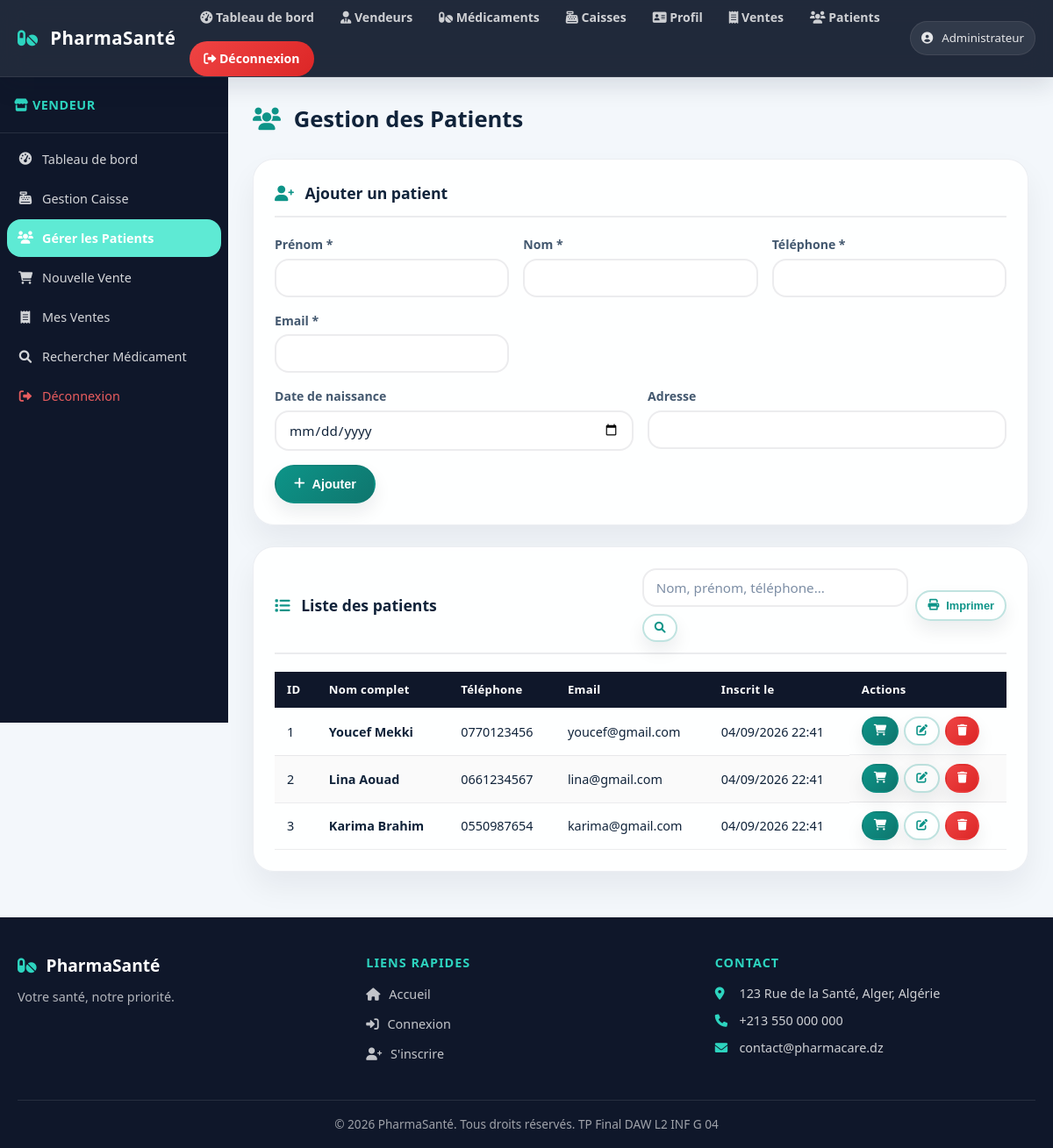
The app's page /gestion_patient.php (signed in) with its own data.
### tables this page shows
CREATE TABLE `patient` (
    `id` INT NOT NULL AUTO_INCREMENT,
    `nom` VARCHAR(100) NOT NULL,
    `prenom` VARCHAR(100) NOT NULL,
    `telephone` VARCHAR(20) NOT NULL,
    `email` VARCHAR(100) NOT NULL,
    `password` VARCHAR(255) NOT NULL,
    `adresse` TEXT,
    `date_naissance` DATE,
    `date_creation` TIMESTAMP DEFAULT CURRENT_TIMESTAMP,
    PRIMARY KEY (`id`),
    UNIQUE KEY `uq_patient_email` (`email`)
);

CREATE TABLE `site_profile` (
    `id` TINYINT UNSIGNED NOT NULL,
    `full_name` VARCHAR(150) NOT NULL,
    `phone` VARCHAR(30) NOT NULL,
    `email` VARCHAR(150) NOT NULL,
    `location` VARCHAR(200) NOT NULL,
    `bio` VARCHAR(500) NOT NULL,
    `photo_path` VARCHAR(255) DEFAULT NULL,
    `updated_at` TIMESTAMP DEFAULT CURRENT_TIMESTAMP ON UPDATE CURRENT_TIMESTAMP,
    PRIMARY KEY (`id`)
);

### includes/functions.php (called while the page is built, shortened)
<?php
function h($data) {
    return htmlspecialchars($data, ENT_QUOTES, 'UTF-8');
}
function getSiteProfile($conn) {
    $create = $conn->query("CREATE TABLE IF NOT EXISTS site_profile (
        id TINYINT UNSIGNED NOT NULL PRIMARY KEY,
        full_name VARCHAR(150) NOT NULL,
        phone VARCHAR(30) NOT NULL,
        email VARCHAR(150) NOT NULL,
        location VARCHAR(200) NOT NULL,
        bio VARCHAR(500) NOT NULL,
        photo_path VARCHAR(255) DEFAULT NULL,
        updated_at TIMESTAMP DEFAULT CURRENT_TIMESTAMP ON UPDATE CURRENT_TIMESTAMP
    ) ENGINE=InnoDB DEFAULT CHARSET=utf8mb4 COLLATE=utf8mb4_unicode_ci");
    $result = $conn->query("SELECT * FROM site_profile WHERE id=1");
    if ($result && ($row = $result->fetch_assoc())) {
        return $row;
    }
    $defaults = array(
        'full_name' => 'PharmaSanté',
        'phone' => '+213 550 000 000',
        'email' => 'contact@pharmacare.dz',
        'location' => '123 Rue de la Santé, Alger, Algérie',
        'bio' => 'Votre santé, notre priorité.',
        'photo_path' => null
    );
    return $defaults;
}
function formatDate($datetime) {
    $ts = strtotime($datetime);
    return date('d/m/Y H:i', $ts);
}
?>

### gestion_patient.php (the view, shortened to what this page needs)
<!DOCTYPE html>
<html lang="fr">
<head>
    <link rel="stylesheet" href="https://cdnjs.cloudflare.com/ajax/libs/font-awesome/6.0.0-beta3/css/all.min.css">
    <link rel="stylesheet" href="style.css">
</head>
<body class="dashboard-page">
<?php
require_once 'config/database.php';
require_once 'includes/functions.php';
include 'header.php';
$search = trim($_GET['search'] ?? '');
if ($search) {
    $like = '%' . $search . '%';
    $stmt = $conn->prepare("SELECT * FROM patient WHERE nom LIKE ? OR prenom LIKE ? OR telephone LIKE ? ORDER BY date_creation DESC");
    $stmt->bind_param("sss", $like, $like, $like);
    $stmt->execute();
    $result = $stmt->get_result();
} else {
    $result = mysqli_query($conn, "SELECT * FROM patient ORDER BY date_creation DESC");
}
?>
<div class="dashboard-layout">
    <aside class="sidebar">
        <div class="sidebar-header"><i class="fas fa-store"></i> Vendeur</div>
        <nav class="sidebar-nav">
            <a href="vendeur_dashboard.php"><i class="fas fa-tachometer-alt"></i> Tableau de bord</a>
            <a href="caisse_operation.php"><i class="fas fa-cash-register"></i> Gestion Caisse</a>
            <a href="gestion_patient.php" class="active"><i class="fas fa-users"></i> Gérer les Patients</a>
            <a href="ajouter_vente.php"><i class="fas fa-shopping-cart"></i> Nouvelle Vente</a>
            <a href="mes_ventes.php"><i class="fas fa-receipt"></i> Mes Ventes</a>
            <a href="recherche_medicament.php"><i class="fas fa-search"></i> Rechercher Médicament</a>
            <a href="logout.php" class="sidebar-logout"><i class="fas fa-sign-out-alt"></i> Déconnexion</a>
        </nav>
    </aside>
    <main class="dashboard-main">
        <div class="page-header"><h1><i class="fas fa-users"></i> Gestion des Patients</h1></div>
        <div class="section-card">
            <div class="section-card-header"><h2><i class="fas fa-user-plus"></i> Ajouter un patient</h2></div>
            <form method="POST">
                <div class="form-row">
                    <div class="form-group"><label>Prénom *</label><input type="text" name="prenom" class="form-input" required></div>
                    <div class="form-group"><label>Nom *</label><input type="text" name="nom" class="form-input" required></div>
                    <div class="form-group"><label>Téléphone *</label><input type="text" name="telephone" class="form-input" required></div>
                    <div class="form-group"><label>Email *</label><input type="email" name="email" class="form-input" required></div>
                </div>
                <div class="form-row">
                    <div class="form-group"><label>Date de naissance</label><input type="date" name="date_naissance" class="form-input"></div>
                    <div class="form-group"><label>Adresse</label><input type="text" name="adresse" class="form-input"></div>
                </div>
                <button type="submit" class="btn btn-primary"><i class="fas fa-plus"></i> Ajouter</button>
            </form>
        </div>
        <div class="section-card">
            <div class="section-card-header">
                <h2><i class="fas fa-list"></i> Liste des patients</h2>
                <div class="header-actions">
                    <form method="GET" class="search-form">
                        <input type="text" name="search" class="form-input" placeholder="Nom, prénom, téléphone..." value="<?php echo h($search); ?>">
                        <button type="submit" class="btn btn-outline btn-sm"><i class="fas fa-search"></i></button>
                    </form>
                    <button onclick="printList()" class="btn btn-outline btn-sm no-print"><i class="fas fa-print"></i> Imprimer</button>
                </div>
            </div>
            <div class="table-responsive">
                <table class="data-table">
                    <thead><tr><th>ID</th><th>Nom complet</th><th>Téléphone</th><th>Email</th><th>Inscrit le</th><th>Actions</th></tr></thead>
                    <tbody>
                    <?php
                    $patients = array();
                    $res = ($result instanceof mysqli_result) ? $result : $result->get_result();
                    while ($p = $res->fetch_assoc()): $patients[] = $p; ?>
                        <tr>
                            <td><?php echo $p['id']; ?></td>
                            <td><strong><?php echo h($p['prenom'] . ' ' . $p['nom']); ?></strong></td>
                            <td><?php echo h($p['telephone']); ?></td>
                            <td><?php echo h($p['email']); ?></td>
                            <td><?php echo formatDate($p['date_creation']); ?></td>
                            <td class="actions">
                                <a href="ajouter_vente.php?patient_id=<?php echo $p['id']; ?>" class="btn btn-sm btn-primary" title="Vente"><i class="fas fa-shopping-cart"></i></a>
                                <button class="btn btn-sm btn-outline" onclick="openPatientEdit(<?php echo $p['id']; ?>,'<?php echo h(addslashes($p['nom'])); ?>','<?php echo h(addslashes($p['prenom'])); ?>','<?php echo h(addslashes($p['telephone'])); ?>','<?php echo h(addslashes($p['email'])); ?>','<?php echo h(addslashes($p['adresse'])); ?>','<?php echo h($p['date_naissance']); ?>')"><i class="fas fa-edit"></i></button>
                                <button class="btn btn-sm btn-danger" onclick="deleteConfirmation(<?php echo $p['id']; ?>, 'delete-form-pat')"><i class="fas fa-trash"></i></button>
                            </td>
                        </tr>
                    <?php endwhile; ?>
                    </tbody>
                </table>
            </div>
        </div>
    </main>
</div>
<?php include 'footer.php'; ?>
</body>
</html>

### footer.php (shortened to what this page needs)
<?php $siteProfile = getSiteProfile($conn); ?>
<footer class="site-footer">
    <div class="footer-inner">
        <div class="footer-brand">
            <h3><i class="fas fa-pills"></i> <?php echo h($siteProfile['full_name']); ?></h3>
            <p><?php echo h($siteProfile['bio']); ?></p>
        </div>
        <div class="footer-links">
            <h4>Liens rapides</h4>
            <ul>
                <li><a href="index.php"><i class="fas fa-home"></i> Accueil</a></li>
                <li><a href="login.php"><i class="fas fa-sign-in-alt"></i> Connexion</a></li>
                <li><a href="register_patient.php"><i class="fas fa-user-plus"></i> S'inscrire</a></li>
            </ul>
        </div>
        <div class="footer-contact">
            <h4>Contact</h4>
            <p><i class="fas fa-map-marker-alt"></i> <?php echo h($siteProfile['location']); ?></p>
            <p><i class="fas fa-phone"></i> <?php echo h($siteProfile['phone']); ?></p>
            <p><i class="fas fa-envelope"></i> <?php echo h($siteProfile['email']); ?></p>
        </div>
    </div>
    <div class="footer-bottom">
        <p>&copy; 2026 PharmaSanté. Tous droits réservés. TP Final DAW L2 INF G 04</p>
    </div>
</footer>

### records on screen
patient: id "1", prenom+nom "Youcef Mekki", telephone "0770123456", email "youcef@gmail.com", date_creation "04/09/2026 22:41"
patient: id "2", prenom+nom "Lina Aouad", telephone "0661234567", email "lina@gmail.com", date_creation "04/09/2026 22:41"
patient: id "3", prenom+nom "Karima Brahim", telephone "0550987654", email "karima@gmail.com", date_creation "04/09/2026 22:41"
site_profile: full_name "PharmaSanté", bio "Votre santé, notre priorité.", location "123 Rue de la Santé, Alger, Algérie", phone "+213 550 000 000", email "contact@pharmacare.dz"

### other values on screen
$userName "Administrateur"
